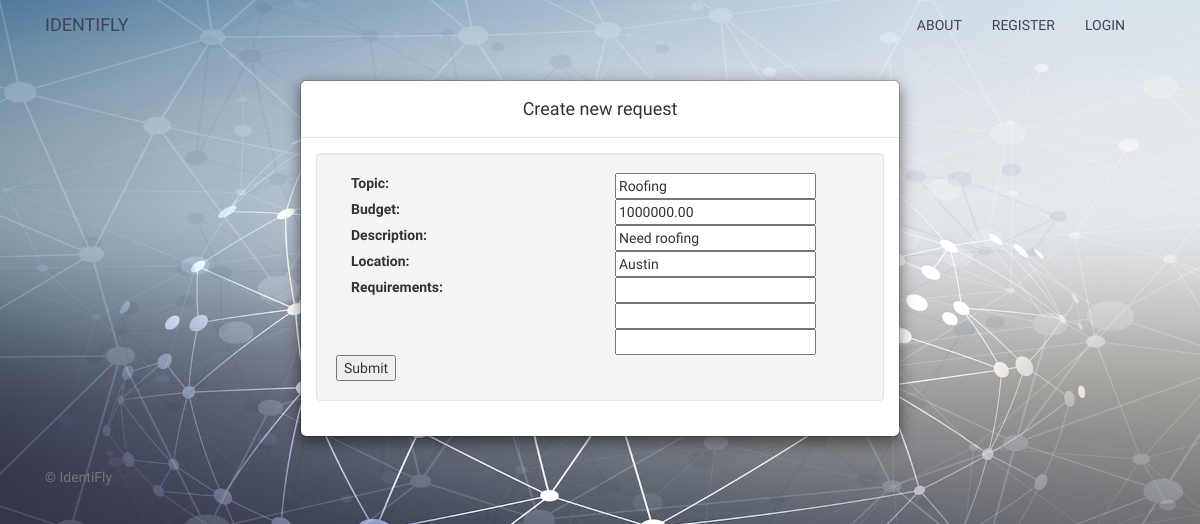
Page /edit/10 on the committed database.
### main_app/models.py (models this page shows, shortened)
class Listing(models.Model):
    user = models.ForeignKey(User)
    topic = models.CharField(verbose_name='Topic', max_length=100)
    description = models.CharField(verbose_name='Description', max_length=100)
    budget = models.DecimalField(verbose_name='Budget', max_digits=10, decimal_places=2)
    location = models.CharField(verbose_name='Location', max_length=50)
    requirement1 = models.CharField(verbose_name='Requirements(1)', max_length=50)
    requirement2 = models.CharField(verbose_name='Requirements(2)', max_length=50)
    requirement3 = models.CharField(verbose_name='Requirements(3)', max_length=50)
    date = models.DateField(verbose_name='Date Posted', default=datetime.now, blank=True)

### main_app/views.py (the view)
# urls.py: url(r'^edit/(?P<pk>\d+)$', views.update_listing, name='update_listing'),
def update_listing(request, pk, template_name='request_form.html'):
    listing = get_object_or_404(Listing, pk=pk)
    form = ListingForm(request.POST or None, instance=listing)
    if form.is_valid():
        form.save()
        messages.success(request, 'Request has been updated.')
        return redirect('/')
    return render(request, template_name, {'form': form})

### main_app/forms.py
class ListingForm(forms.ModelForm):
    def __init__(self, *args, **kwargs):
        super(ListingForm, self).__init__(*args, **kwargs)
        self.fields['requirement2'].required = False
        self.fields['requirement3'].required = False
    class Meta:
        model = Listing
        fields = ['topic', 'budget', 'location', 'description', 'requirement1', 'requirement2', 'requirement3']

### main_app/templates/request_form.html (shortened to what this page needs)
{% extends 'base.html' %}
{% load staticfiles %}
{% block content %}
<div id="login-overlay" class="modal-dialog">
  <div class="modal-content">
    <div class="modal-header">
      <h4 class="modal-title text-center" id="myModalLabel">Create new request</h4>
    </div>
    <div class="modal-body">
      <div class="row">
        <div class="col-xs-12">
          <div class="well">
            <form method="post">
            <fieldset>
            <div class="form-group">
              <label class="col-md-6 control-label">Topic:</label>
              <div class="col-md-6">
                {{form.topic}}
              </div>
            </div>
            <div class="form-group">
              <label class="col-md-6 control-label">Budget:</label>
              <div class="col-md-6">
                {{form.budget}}
              </div>
            </div>
            <div class="form-group">
              <label class="col-md-6 control-label">Description:</label>
              <div class="col-md-6">
                {{form.description}}
              </div>
            </div>
            <div class="form-group">
              <label class="col-md-6 control-label">Location:</label>
              <div class="col-md-6">
                {{form.location}}
              </div>
            </div>
            <div class="form-group">
              <label class="col-md-6 control-label">Requirements:</label>
              <div class="col-md-6">
                {{form.requirement1}}
                {{form.requirement2}}
                {{form.requirement3}}
              </div>
            </div>
            <input type="submit" value="Submit" />
            </form>
          </div>
        </div>
      </div>
    </div>
  </div>
</div>
{% endblock %}

### rows in the picture
Listing: topic "Roofing", budget "1000000.00", description "Need roofing", location "Austin"
